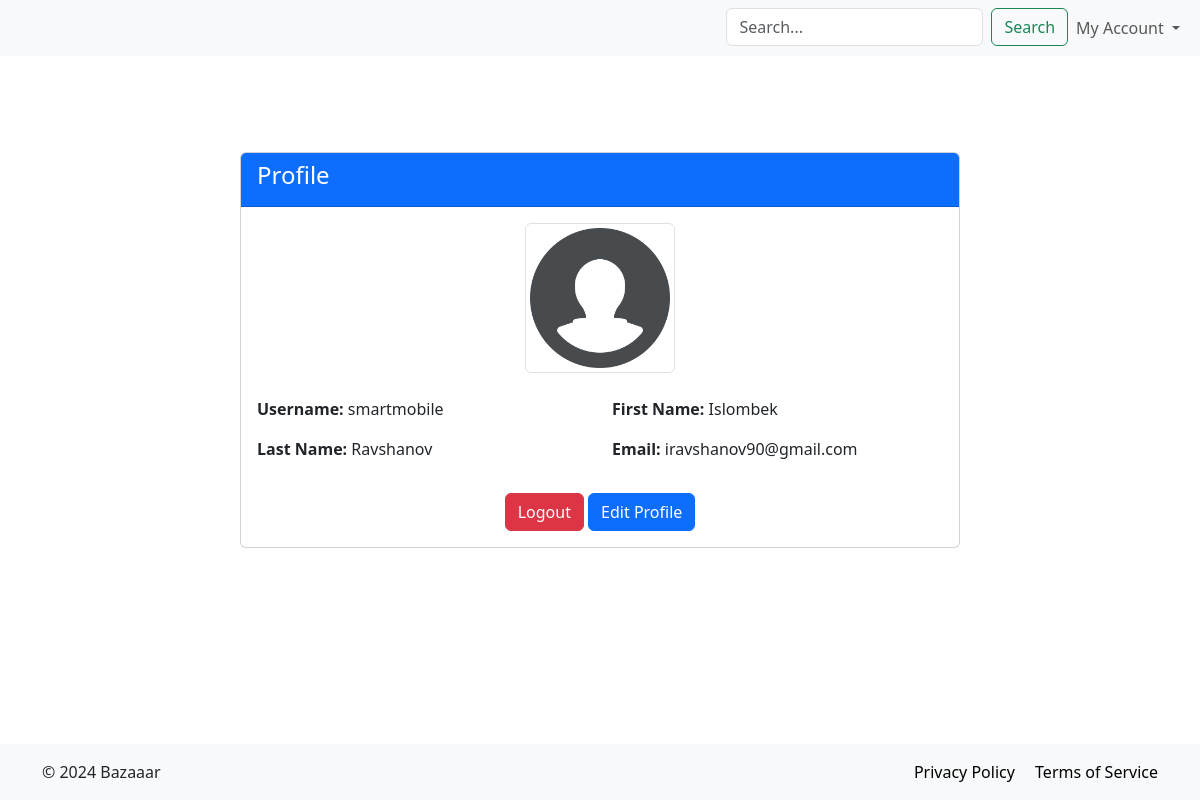
The page /users/profile/ (signed in) on the database its author committed.
### users/models.py (models this page shows, shortened)
class User(AbstractUser):
    image = models.ImageField(upload_to='users_img/', blank=True, null=True, default='default_img/user_img.png')
    class Meta:
        db_table = 'user'

### users/views.py (the view)
# urls.py: path('profile/', ProfileView.as_view(), name='profile'),
class ProfileView(LoginRequiredMixin, View):
    def get(self, request):
        return render(request, 'profile.html')

### users/templates/profile.html (shortened to what this page needs)
{% extends 'base.html' %}
{% block content %}
   <div class="container mt-5">
        <div class="row justify-content-center">
            <div class="col-md-8">
                <div class="card">
                    <div class="card-header bg-primary text-white">
                        <h1 class="h4">Profile</h1>
                    </div>
                    <div class="card-body">
                        {% if user.image %}
                            <div class="text-center mb-4">
                                <img src="{{ user.image.url }}" alt="user-img" class="img-thumbnail" width="150px">
                            </div>
                        {% endif %}
                        <div class="row">
                            <div class="col-md-6">
                                <p><strong>Username:</strong> {{ user.username }}</p>
                            </div>
                            <div class="col-md-6">
                                <p><strong>First Name:</strong> {{ user.first_name }}</p>
                            </div>
                            <div class="col-md-6">
                                <p><strong>Last Name:</strong> {{ user.last_name }}</p>
                            </div>
                            <div class="col-md-6">
                                <p><strong>Email:</strong> {{ user.email }}</p>
                            </div>
                        </div>
                        <div class="text-center">
                            <a class="btn btn-danger mt-3" href="{% url 'users:logout' %}">Logout</a>
                            <a href="{% url 'users:profile-edit' %}" class="btn btn-primary mt-3">Edit Profile</a>
                        </div>
                    </div>
                </div>
            </div>
        </div>
    </div>
{% endblock content %}

### templates/base.html (style rules this page uses)
html, body { height: 100%; margin: 0; }
a { color: blue; text-decoration: none; }

### rows shown on the page
User: image (picture), username "smartmobile", first_name "Islombek", last_name "Ravshanov", email "iravshanov90@gmail.com"
